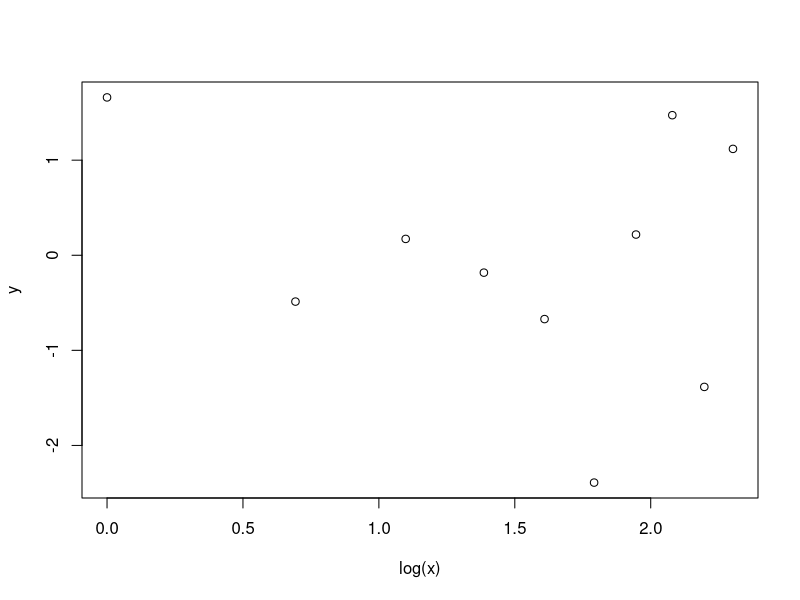

The R script that drew this image:
# My R script for squirrel_day

#Linear regression of random numbers vs log(1:10)
x <- c(1:10)
y <- rnorm(10)
plot(y~log(x))
summary(lm(y~log(x)))

#Pointless comment

print("I hate biscuits!!!!!")
